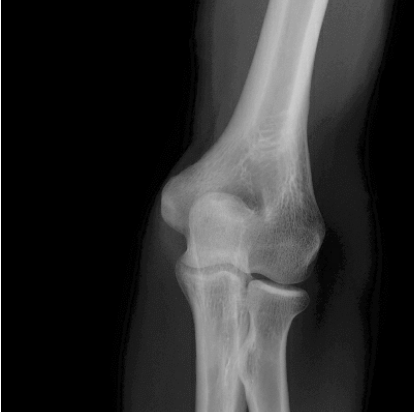
#> input picture img/radiografia.png, 414 x 412 px
$ python 'Arquivo 7.py'
#> lines starting #> are read from the running program, lines starting #| are printed output that depends on the picture
import cv2

img = cv2.imread("../img/radiografia.png",0)
#> img is the input picture: shape (412, 414); min 0, max 255, mean 45.1
cv2.imshow("Original 1", img)
img_suave = cv2.bilateralFilter(img, 10,35, 35)
img_detalhes = cv2.subtract(img, img_suave)
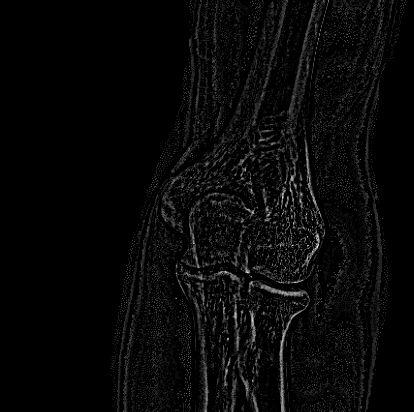
#> img_detalhes: shape (412, 414); min 0, max 23, mean 0.7; drawn with min black and max white
img_detalhes = 3*img_detalhes
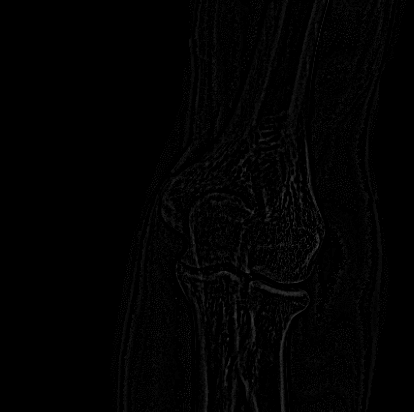
#> img_detalhes: shape (412, 414); min 0, max 69, mean 2.2
img_resultado = cv2.add(img, img_detalhes)

cv2.imshow("Suavizada 2", img_suave)
cv2.imshow("detalhes  3", img_detalhes)
cv2.imshow("resultado 4", img_resultado)
cv2.waitKey()

$ run again, with img/arruela_falhas.png copied over img/radiografia.png
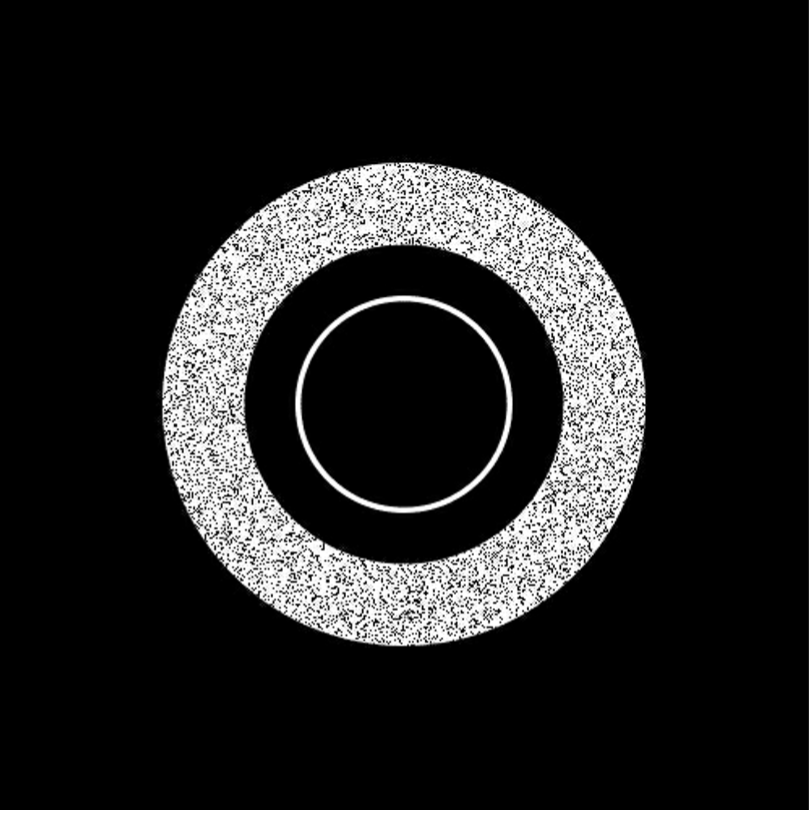
#> input picture img/arruela_falhas.png, 809 x 813 px
#> img is the input picture: shape (813, 809); min 0, max 255, mean 33.6
#> `img_detalhes = cv2.subtract(img, img_suave)`:
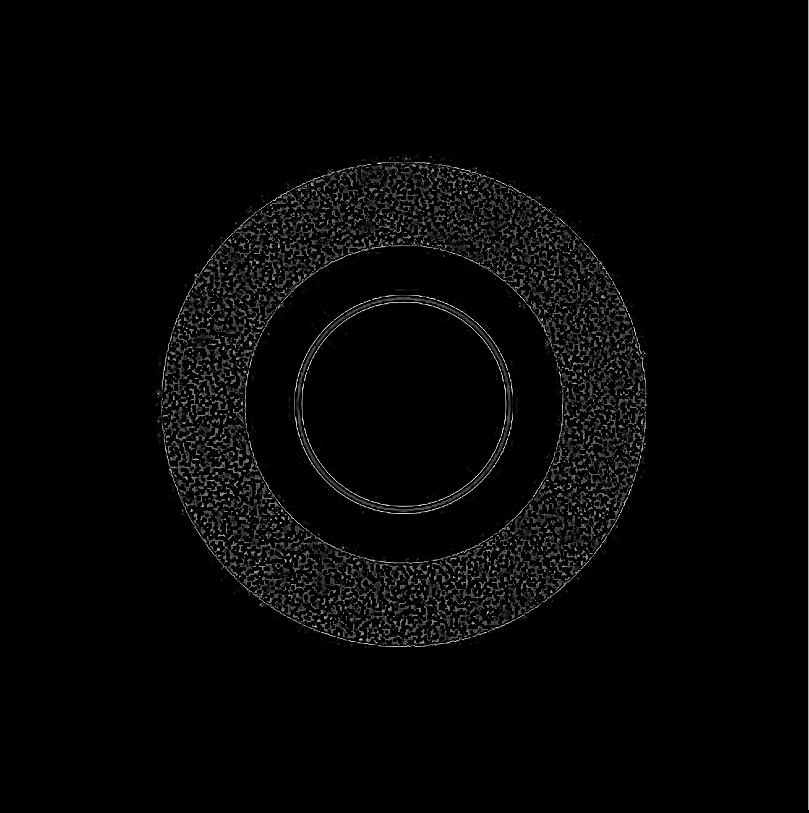
#> img_detalhes: shape (813, 809); min 0, max 33, mean 0.7; drawn with min black and max white
#> `img_detalhes = 3*img_detalhes`:
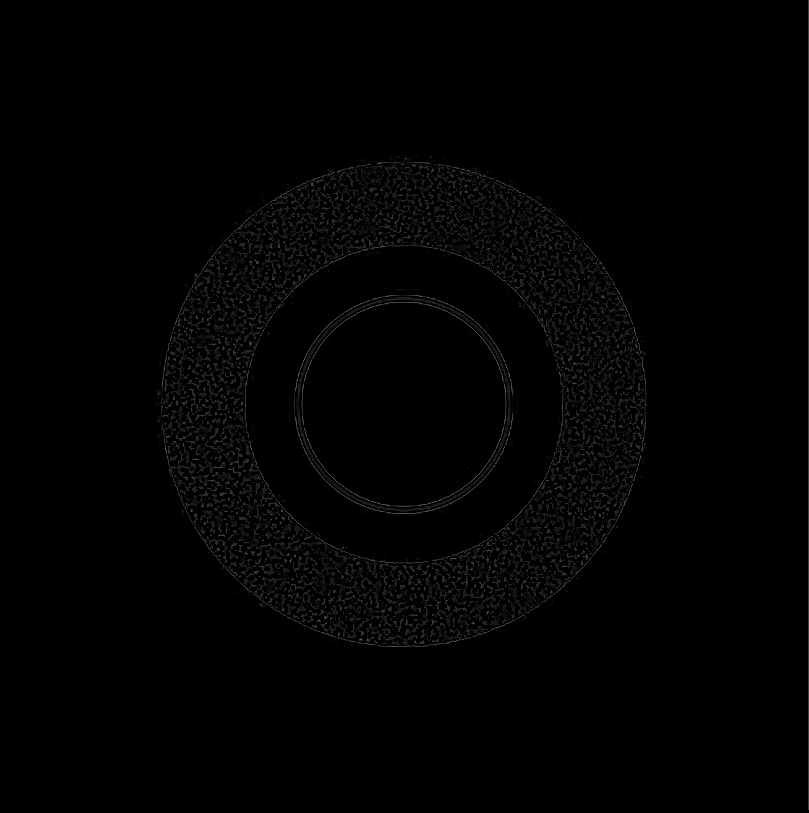
#> img_detalhes: shape (813, 809); min 0, max 99, mean 2.2
